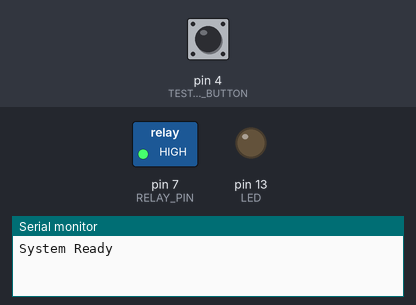
The sketch below on a simulated Arduino Uno, built with avr-gcc and run on an emulated ATmega328P. Shown: switched loads named in the sketch (green lamp = pin HIGH), output pins drawn as LEDs (lit = HIGH), the last lines printed to the serial monitor. The test bench sets the inputs (shaded band); at power-on: pin 4 (TEST_RINGER_BUTTON) LOW.

Above: at 1.2 s.
1.3 s: pin 4 (TEST_RINGER_BUTTON) pulled HIGH for 0.15 s
At 2.3 s:
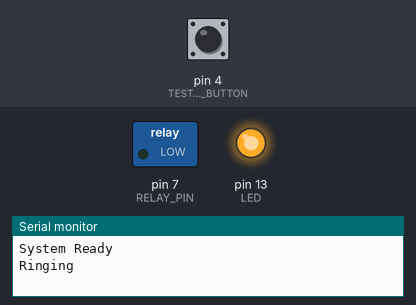
4.4 s: pin 4 (TEST_RINGER_BUTTON) pulled HIGH for 3.2 s
At 9.6 s:
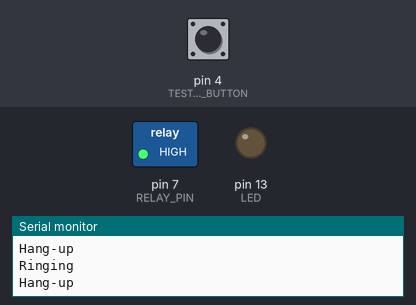
Timing chart, 0 to 11.1 s (numbered marks = the images above; inputs shaded):
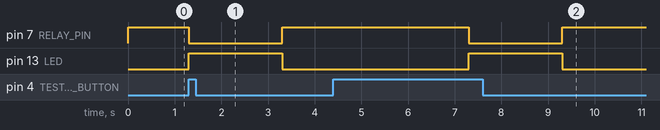

Measured:
- after the input at 1.3 s, pin 7 (RELAY_PIN): HIGH → LOW at once, → HIGH 2.0 s later; pin 13 (LED): LOW → HIGH at once, → LOW 2.0 s later
- after the input at 4.4 s, pin 7 (RELAY_PIN): HIGH → LOW after 2.9 s, → HIGH 2.0 s later; pin 13 (LED): LOW → HIGH after 2.9 s, → LOW 2.0 s later

The sketch:

beocom-bell.ino
```cpp
#include <RCSwitch.h>

RCSwitch mySwitch = RCSwitch();

const int LED = LED_BUILTIN;
const int TEST_RINGER_BUTTON = 4;        // D4
const int RELAY_PIN = 7;                 // D7
const int RF_PIN = 0;                    // Pin D2 = interrupt 0
int ledState = LOW;                      // Initial state used to set the LED off
int buttonState = 0;                     // Used to read current button state
const int RING_DURATION = 2000;          // How long you want your ringer to be triggered

void setup() {
	Serial.begin(9600);
	mySwitch.enableReceive(RF_PIN);  	    // RF Receiver on interrupt 0 => pin #D2

	pinMode(TEST_RINGER_BUTTON, INPUT);
	pinMode(LED, OUTPUT);
	pinMode(RELAY_PIN, OUTPUT);

	digitalWrite(7, HIGH);
	Serial.println("System Ready");
}

void loop() {
	buttonState = digitalRead(TEST_RINGER_BUTTON);

	if (mySwitch.available() &&
	    mySwitch.getReceivedBitlength() == 24 || buttonState == HIGH) {
			generateRingtone();
			mySwitch.resetAvailable();
	}
}

void busyLED(byte state) {
	digitalWrite(LED, state);
}

void generateRingtone() {
  Serial.println(F("Ringing"));

	busyLED(HIGH);
  digitalWrite(RELAY_PIN, LOW);
  delay(RING_DURATION);		          	   // Doorbell is ringing
  digitalWrite(7, HIGH);
	busyLED(LOW);

	Serial.println(F("Hang-up"));

	// Cool down
	delay(4000);
}
```
